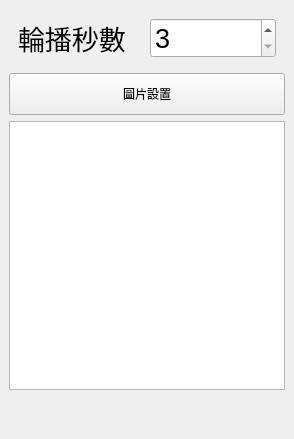
<?xml version="1.0" encoding="UTF-8"?>
<ui version="4.0">
 <class>EditPic</class>
 <widget class="QWidget" name="EditPic">
  <property name="geometry">
   <rect>
    <x>0</x>
    <y>0</y>
    <width>294</width>
    <height>439</height>
   </rect>
  </property>
  <property name="windowTitle">
   <string>Form</string>
  </property>
  <layout class="QGridLayout" name="gridLayout">
   <property name="leftMargin">
    <number>0</number>
   </property>
   <property name="topMargin">
    <number>0</number>
   </property>
   <property name="rightMargin">
    <number>0</number>
   </property>
   <property name="bottomMargin">
    <number>0</number>
   </property>
   <property name="spacing">
    <number>0</number>
   </property>
   <item row="0" column="0">
    <widget class="QWidget" name="wBg" native="true">
     <layout class="QVBoxLayout" name="verticalLayout">
      <item>
       <widget class="QWidget" name="widget_2" native="true">
        <property name="font">
         <font>
          <pointsize>20</pointsize>
         </font>
        </property>
        <layout class="QHBoxLayout" name="horizontalLayout">
         <item>
          <widget class="QLabel" name="label_6">
           <property name="font">
            <font>
             <pointsize>20</pointsize>
            </font>
           </property>
           <property name="text">
            <string>輪播秒數</string>
           </property>
          </widget>
         </item>
         <item>
          <widget class="QSpinBox" name="sbPicSec">
           <property name="minimumSize">
            <size>
             <width>30</width>
             <height>30</height>
            </size>
           </property>
           <property name="font">
            <font>
             <pointsize>20</pointsize>
            </font>
           </property>
           <property name="minimum">
            <number>3</number>
           </property>
           <property name="maximum">
            <number>999</number>
           </property>
           <property name="singleStep">
            <number>1</number>
           </property>
          </widget>
         </item>
        </layout>
       </widget>
      </item>
      <item>
       <widget class="QPushButton" name="btnSetPic">
        <property name="minimumSize">
         <size>
          <width>96</width>
          <height>42</height>
         </size>
        </property>
        <property name="font">
         <font>
          <weight>50</weight>
          <italic>false</italic>
          <bold>false</bold>
         </font>
        </property>
        <property name="text">
         <string>圖片設置</string>
        </property>
       </widget>
      </item>
      <item>
       <widget class="QTableWidget" name="tb">
        <property name="editTriggers">
         <set>QAbstractItemView::NoEditTriggers</set>
        </property>
        <attribute name="horizontalHeaderVisible">
         <bool>false</bool>
        </attribute>
        <attribute name="horizontalHeaderMinimumSectionSize">
         <number>40</number>
        </attribute>
        <attribute name="horizontalHeaderDefaultSectionSize">
         <number>120</number>
        </attribute>
        <attribute name="verticalHeaderVisible">
         <bool>false</bool>
        </attribute>
        <attribute name="verticalHeaderMinimumSectionSize">
         <number>60</number>
        </attribute>
        <attribute name="verticalHeaderDefaultSectionSize">
         <number>60</number>
        </attribute>
        <column>
         <property name="text">
          <string>檔名</string>
         </property>
        </column>
        <column>
         <property name="text">
          <string>縮圖</string>
         </property>
        </column>
       </widget>
      </item>
      <item>
       <spacer name="verticalSpacer">
        <property name="orientation">
         <enum>Qt::Vertical</enum>
        </property>
        <property name="sizeType">
         <enum>QSizePolicy::Fixed</enum>
        </property>
        <property name="sizeHint" stdset="0">
         <size>
          <width>10</width>
          <height>40</height>
         </size>
        </property>
       </spacer>
      </item>
     </layout>
    </widget>
   </item>
  </layout>
 </widget>
 <resources/>
 <connections/>
</ui>
